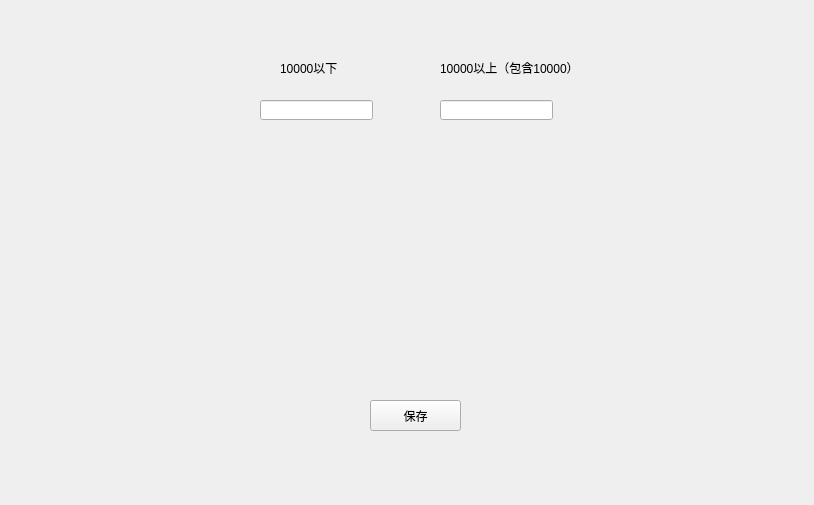
<?xml version="1.0" encoding="UTF-8"?>
<ui version="4.0">
 <class>CTabDySetDlg</class>
 <widget class="QWidget" name="CTabDySetDlg">
  <property name="geometry">
   <rect>
    <x>0</x>
    <y>0</y>
    <width>814</width>
    <height>505</height>
   </rect>
  </property>
  <property name="windowTitle">
   <string>CTabDySetDlg</string>
  </property>
  <widget class="QPushButton" name="BTN_SAVE">
   <property name="geometry">
    <rect>
     <x>370</x>
     <y>400</y>
     <width>91</width>
     <height>31</height>
    </rect>
   </property>
   <property name="text">
    <string>保存</string>
   </property>
  </widget>
  <widget class="QLabel" name="label">
   <property name="geometry">
    <rect>
     <x>280</x>
     <y>60</y>
     <width>91</width>
     <height>16</height>
    </rect>
   </property>
   <property name="text">
    <string>10000以下</string>
   </property>
  </widget>
  <widget class="QLabel" name="label_2">
   <property name="geometry">
    <rect>
     <x>440</x>
     <y>60</y>
     <width>161</width>
     <height>16</height>
    </rect>
   </property>
   <property name="text">
    <string>10000以上（包含10000）</string>
   </property>
  </widget>
  <widget class="QLineEdit" name="EDIT_W_DOWN">
   <property name="geometry">
    <rect>
     <x>260</x>
     <y>100</y>
     <width>113</width>
     <height>20</height>
    </rect>
   </property>
  </widget>
  <widget class="QLineEdit" name="EDIT_W_UP">
   <property name="geometry">
    <rect>
     <x>440</x>
     <y>100</y>
     <width>113</width>
     <height>20</height>
    </rect>
   </property>
  </widget>
 </widget>
 <layoutdefault spacing="6" margin="11"/>
 <resources/>
 <connections/>
</ui>
